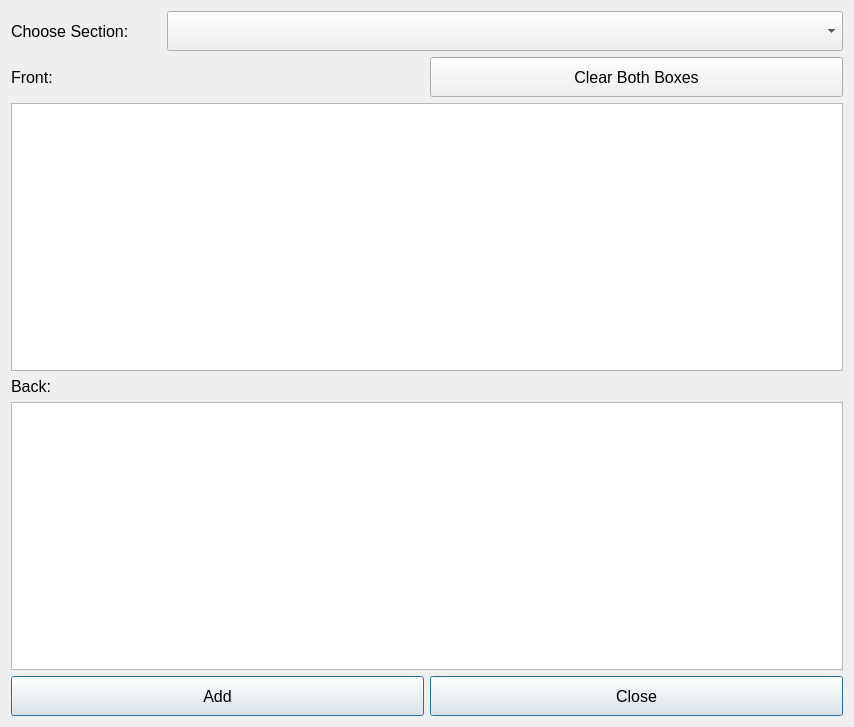
<?xml version="1.0" encoding="UTF-8"?>
<ui version="4.0">
 <class>tcAddCardWidget</class>
 <widget class="QWidget" name="tcAddCardWidget">
  <property name="geometry">
   <rect>
    <x>0</x>
    <y>0</y>
    <width>854</width>
    <height>727</height>
   </rect>
  </property>
  <property name="windowTitle">
   <string>Form</string>
  </property>
  <layout class="QGridLayout" name="gridLayout">
   <item row="4" column="0" colspan="2">
    <widget class="QTextEdit" name="teFront">
     <property name="font">
      <font>
       <pointsize>12</pointsize>
      </font>
     </property>
     <property name="tabChangesFocus">
      <bool>true</bool>
     </property>
    </widget>
   </item>
   <item row="7" column="1">
    <widget class="QPushButton" name="btnClose">
     <property name="minimumSize">
      <size>
       <width>0</width>
       <height>40</height>
      </size>
     </property>
     <property name="font">
      <font>
       <pointsize>12</pointsize>
      </font>
     </property>
     <property name="text">
      <string>Close</string>
     </property>
     <property name="default">
      <bool>true</bool>
     </property>
    </widget>
   </item>
   <item row="1" column="1">
    <widget class="QPushButton" name="btnClearBoxText">
     <property name="minimumSize">
      <size>
       <width>0</width>
       <height>40</height>
      </size>
     </property>
     <property name="font">
      <font>
       <pointsize>12</pointsize>
      </font>
     </property>
     <property name="text">
      <string>Clear Both Boxes</string>
     </property>
    </widget>
   </item>
   <item row="7" column="0">
    <widget class="QPushButton" name="btnAdd">
     <property name="minimumSize">
      <size>
       <width>0</width>
       <height>40</height>
      </size>
     </property>
     <property name="font">
      <font>
       <pointsize>12</pointsize>
      </font>
     </property>
     <property name="text">
      <string>Add</string>
     </property>
     <property name="default">
      <bool>true</bool>
     </property>
    </widget>
   </item>
   <item row="1" column="0">
    <widget class="QLabel" name="label_2">
     <property name="font">
      <font>
       <pointsize>12</pointsize>
      </font>
     </property>
     <property name="text">
      <string>Front:</string>
     </property>
    </widget>
   </item>
   <item row="6" column="0" colspan="2">
    <widget class="QTextEdit" name="teBack">
     <property name="font">
      <font>
       <pointsize>12</pointsize>
      </font>
     </property>
     <property name="tabChangesFocus">
      <bool>true</bool>
     </property>
    </widget>
   </item>
   <item row="0" column="0" colspan="2">
    <layout class="QHBoxLayout" name="horizontalLayout">
     <item>
      <widget class="QLabel" name="label">
       <property name="minimumSize">
        <size>
         <width>0</width>
         <height>40</height>
        </size>
       </property>
       <property name="maximumSize">
        <size>
         <width>150</width>
         <height>16777215</height>
        </size>
       </property>
       <property name="font">
        <font>
         <pointsize>12</pointsize>
        </font>
       </property>
       <property name="text">
        <string>Choose Section:</string>
       </property>
      </widget>
     </item>
     <item>
      <widget class="QComboBox" name="cbSections">
       <property name="minimumSize">
        <size>
         <width>0</width>
         <height>40</height>
        </size>
       </property>
       <property name="font">
        <font>
         <pointsize>12</pointsize>
        </font>
       </property>
      </widget>
     </item>
    </layout>
   </item>
   <item row="5" column="0">
    <widget class="QLabel" name="label_3">
     <property name="font">
      <font>
       <pointsize>12</pointsize>
      </font>
     </property>
     <property name="text">
      <string>Back:</string>
     </property>
    </widget>
   </item>
  </layout>
 </widget>
 <tabstops>
  <tabstop>cbSections</tabstop>
  <tabstop>btnClearBoxText</tabstop>
  <tabstop>teFront</tabstop>
  <tabstop>teBack</tabstop>
  <tabstop>btnAdd</tabstop>
  <tabstop>btnClose</tabstop>
 </tabstops>
 <resources/>
 <connections/>
</ui>
